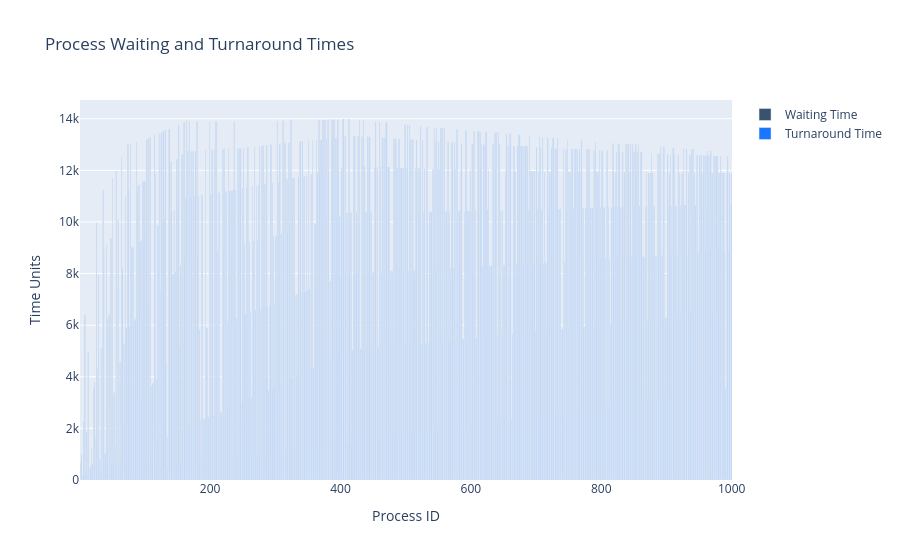
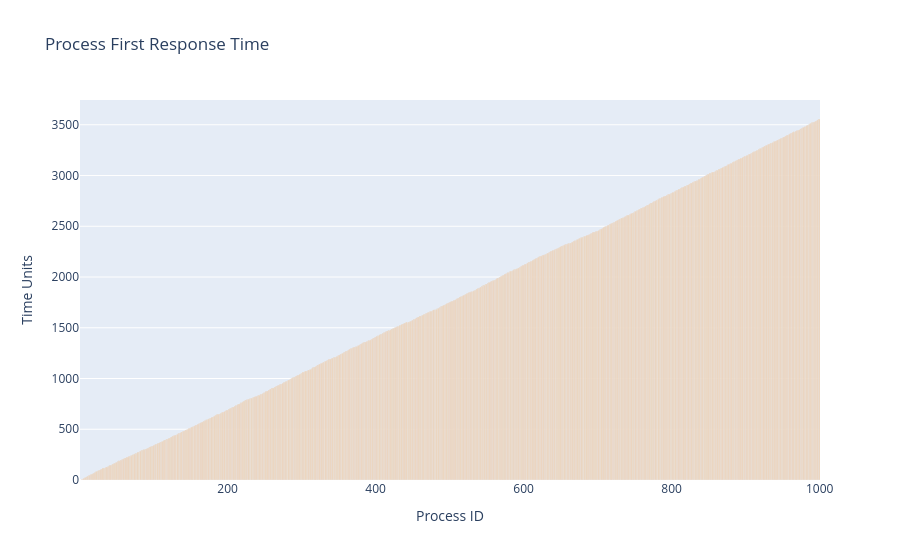

Here is the notebook cell these charts were saved with, in order:
### Markdown cell above
## Metrics

Visualizing the waiting times and turnaround times for the processes.

### Code cell
# Create bar chart comparing waiting times and turnaround times
fig = go.Figure()

fig.add_trace(go.Bar(
    x=results_df['Process ID'],
    y=results_df['Waiting Time'],
    name='Waiting Time',
    marker_color='rgb(55, 83, 109)'
))

fig.add_trace(go.Bar(
    x=results_df['Process ID'],
    y=results_df['Turnaround Time'],
    name='Turnaround Time',
    marker_color='rgb(26, 118, 255)'
))

fig.update_layout(
    title='Process Waiting and Turnaround Times',
    xaxis_title='Process ID',
    yaxis_title='Time Units',
    barmode='group',
    bargap=0.15,
    bargroupgap=0.1
)

fig.show()

# Print average metrics
print(f"Average Turnaround Time: {metrics['average_turnaround_time']:.2f}")
print(f"Average Waiting Time: {metrics['average_waiting_time']:.2f}")
print(f"CPU Utilization: {metrics['cpu_utilization']:.2f}%")
print(f"Context Switches: {metrics['context_switches']}")
print(f"Total Time: {metrics['execution_time']}")
print(f"Average First Response Time: {metrics['average_first_response_time']:.2f}")


if 'First Response Time' in results_df.columns:
    fig3 = go.Figure()
    fig3.add_trace(go.Bar(
        x=results_df['Process ID'],
        y=results_df['First Response Time'],
        name='First Response Time',
        marker_color='rgb(255, 153, 51)'
    ))
    fig3.update_layout(
        title='Process First Response Time',
        xaxis_title='Process ID',
        yaxis_title='Time Units',
        barmode='group'
    )
    fig3.show()

# fig2 = go.Figure()
# fig2.add_trace(go.Scatter(
#     x=rq_df["Time"],
#     y=rq_df["RQ Length"],
#     mode='lines+markers',
#     name='Ready Queue Length',
#     line=dict(color='orange')
# ))
# fig2.update_layout(
#     title='Ready Queue Length Over Time',
#     xaxis_title='Time Units',
#     yaxis_title='Queue Length'
# )
# fig2.show()

### Figure 1 — Plotly figure (JSON) as saved in the notebook; plotly's stock layout.template omitted (floating-point values rounded to 4 significant figures; data arrays with more than 128 entries replaced by an {"elided": "..."} marker saying what was removed)
{"data": [{"marker": {"color": "rgb(55, 83, 109)"}, "name": "Waiting Time", "type": "bar", "x": {"elided": "1000 int values"}, "y": {"elided": "1000 int values"}}, {"marker": {"color": "rgb(26, 118, 255)"}, "name": "Turnaround Time", "type": "bar", "x": {"elided": "1000 int values"}, "y": {"elided": "1000 int values"}}], "layout": {"bargap": 0.15, "bargroupgap": 0.1, "barmode": "group", "title": {"text": "Process Waiting and Turnaround Times"}, "xaxis": {"title": {"text": "Process ID"}}, "yaxis": {"title": {"text": "Time Units"}}}}

### Figure 2 — Plotly figure (JSON) as saved in the notebook; plotly's stock layout.template omitted (floating-point values rounded to 4 significant figures; data arrays with more than 128 entries replaced by an {"elided": "..."} marker saying what was removed)
{"data": [{"marker": {"color": "rgb(255, 153, 51)"}, "name": "First Response Time", "type": "bar", "x": {"elided": "1000 int values"}, "y": {"elided": "1000 int values"}}], "layout": {"barmode": "group", "title": {"text": "Process First Response Time"}, "xaxis": {"title": {"text": "Process ID"}}, "yaxis": {"title": {"text": "Time Units"}}}}
